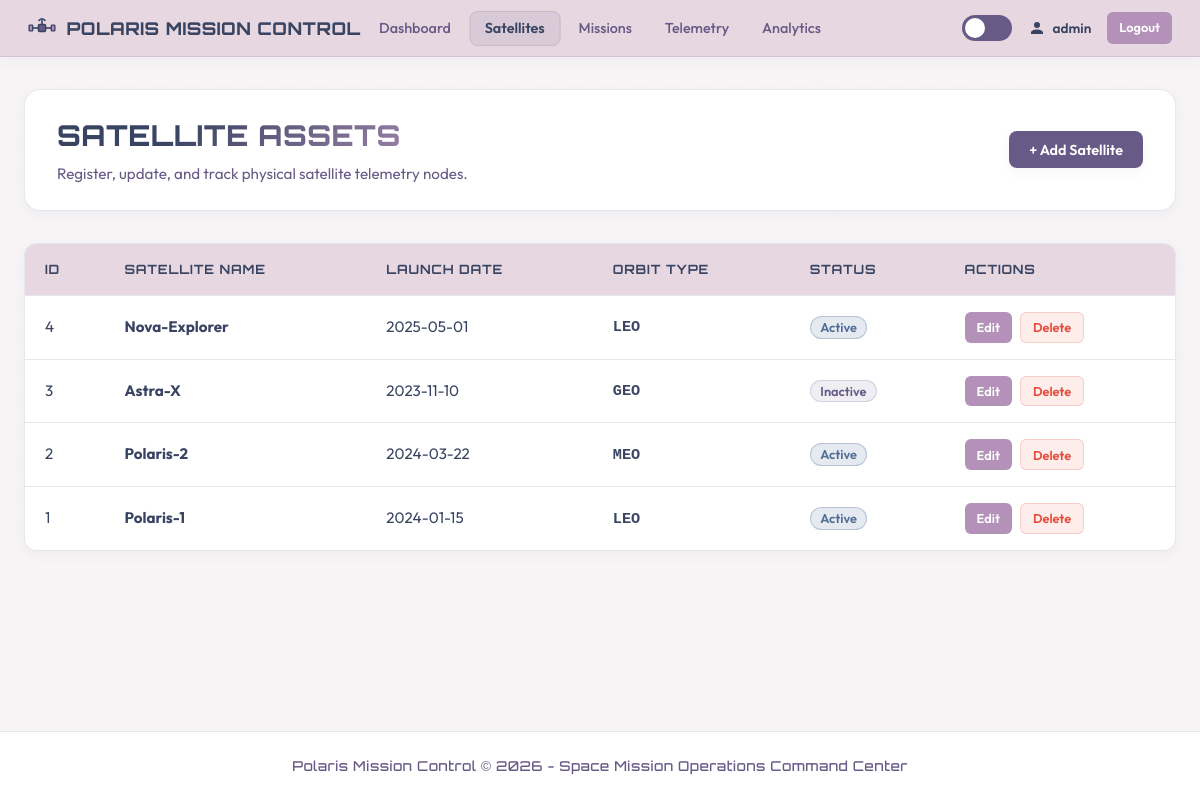
/satellites (signed in), run on the app's committed database.
### tables this page shows
CREATE TABLE satellites (
    id INTEGER PRIMARY KEY AUTOINCREMENT,
    name TEXT NOT NULL,
    launch_date TEXT NOT NULL,
    orbit_type TEXT NOT NULL,
    status TEXT CHECK( status IN ('Active', 'Inactive') ) NOT NULL
);

### app.py (the view, shortened to what this page needs)
@app.route('/satellites', methods=['GET', 'POST'])
@login_required
def satellites():
    log_event("Accessed satellites list", 'info', {'event_type': 'satellites_access'})
    db = get_db()
    satellites_list = db.execute('SELECT * FROM satellites ORDER BY id DESC').fetchall()
    db.close()
    return render_template('satellites.html', satellites=satellites_list)

### app.py (called while the page is built)
def log_event(message, level='info', extra=None):
    if extra is None:
        extra = {}
    extra_fields = {
        'username': session.get('username', 'anonymous'),
        'ip_address': request.remote_addr if request else '127.0.0.1',
        'url': request.path if request else 'startup'
    }
    extra_fields.update(extra)
    log_func = getattr(logger, level.lower(), logger.info)
    log_func(message, extra={'extra_fields': extra_fields})

def get_db():
    db = sqlite3.connect(DATABASE)
    db.row_factory = sqlite3.Row
    return db

def login_required(f):
    @wraps(f)
    def decorated_function(*args, **kwargs):
        if 'username' not in session:
            return redirect(url_for('login'))
        return f(*args, **kwargs)
    return decorated_function

    def emit(self, record):
        try:
            log_entry = {
                "timestamp": self.formatter.formatTime(record, "%Y-%m-%dT%H:%M:%S") + ".000Z",
                "level": record.levelname,
                "message": record.getMessage(),
                "logger": record.name,
                "file": record.filename,
                "line": record.lineno
            }
            if hasattr(record, 'extra_fields'):
                log_entry.update(record.extra_fields)
            payload = (json.dumps(log_entry) + "\n").encode('utf-8')
            sock = socket.socket(socket.AF_INET, socket.SOCK_DGRAM)
            sock.sendto(payload, (self.host, self.port))
            sock.close()
        except Exception:
            pass

### templates/satellites.html (shortened to what this page needs)
<!DOCTYPE html>
<html lang="en">
<head>
  <link rel="stylesheet" href="{{ url_for('static', filename='css/style.css') }}">
</head>
<body>
  <header>
    <div class="navbar">
      <a href="{{ url_for('dashboard') }}" class="nav-brand">
        <span>Polaris Mission Control</span>
      </a>
      <ul class="nav-menu">
        <li><a href="{{ url_for('dashboard') }}" class="nav-link">Dashboard</a></li>
        <li><a href="{{ url_for('satellites') }}" class="nav-link active">Satellites</a></li>
        <li><a href="{{ url_for('missions') }}" class="nav-link">Missions</a></li>
        <li><a href="{{ url_for('telemetry') }}" class="nav-link">Telemetry</a></li>
        <li><a href="{{ url_for('analytics') }}" class="nav-link">Analytics</a></li>
      </ul>
      <div class="nav-controls">
        <div class="theme-switch-wrapper">
          <label class="theme-switch" for="theme-toggle">
            <span class="slider"></span>
          </label>
        </div>
        <span class="nav-user">
          <svg style="width:18px;height:18px;fill:currentColor" viewBox="0 0 24 24">
            <path d="M12,4A4,4 0 0,1 16,8A4,4 0 0,1 12,12A4,4 0 0,1 8,8A4,4 0 0,1 12,4M12,14C16.42,14 20,15.79 20,18V20H4V18C4,15.79 7.58,14 12,14Z"/>
          </svg>
          {{ session['username'] }}
        </span>
        <a href="{{ url_for('logout') }}" class="btn btn-secondary btn-sm">Logout</a>
      </div>
    </div>
  </header>
  <main class="container">
    <div class="page-header">
      <div class="page-title">
        <h1>Satellite Assets</h1>
        <p>Register, update, and track physical satellite telemetry nodes.</p>
      </div>
      <button class="btn btn-primary" onclick="document.getElementById('add-dialog').showModal()">+ Add Satellite</button>
    </div>
    <div class="table-responsive">
      <table class="data-table">
        <thead>
          <tr>
            <th>ID</th>
            <th>Satellite Name</th>
            <th>Launch Date</th>
            <th>Orbit Type</th>
            <th>Status</th>
            <th>Actions</th>
          </tr>
        </thead>
        <tbody>
          {% for sat in satellites %}
            <tr>
              <td>{{ sat.id }}</td>
              <td><strong>{{ sat.name }}</strong></td>
              <td>{{ sat.launch_date }}</td>
              <td><span style="font-family: monospace; font-weight: 600;">{{ sat.orbit_type }}</span></td>
              <td><span class="status-badge {{ sat.status.lower() }}">{{ sat.status }}</span></td>
              <td>
                <div class="action-cell">
                  <button class="btn btn-secondary btn-sm" onclick="openEditDialog('{{ sat.id }}', '{{ sat.name }}', '{{ sat.launch_date }}', '{{ sat.orbit_type }}', '{{ sat.status }}')">Edit</button>
                  <form action="{{ url_for('delete_satellite', id=sat.id) }}" method="POST" onsubmit="return confirm('Are you sure you want to delete satellite {{ sat.name }}? This will delete all its telemetry logs.');" style="display:inline;">
                    <button type="submit" class="btn btn-danger btn-sm">Delete</button>
                  </form>
                </div>
              </td>
            </tr>
          {% endfor %}
        </tbody>
      </table>
    </div>
  </main>
  <footer>
    <p>Polaris Mission Control &copy; 2026 - Space Mission Operations Command Center</p>
  </footer>
</body>
</html>

### data on the page
satellites: id "4", name "Nova-Explorer", launch_date "2025-05-01", orbit_type "LEO", status "Active"
satellites: id "3", name "Astra-X", launch_date "2023-11-10", orbit_type "GEO", status "Inactive"
satellites: id "2", name "Polaris-2", launch_date "2024-03-22", orbit_type "MEO", status "Active"
satellites: id "1", name "Polaris-1", launch_date "2024-01-15", orbit_type "LEO", status "Active"

### other printed values
{{ session['username'] }} "admin"
